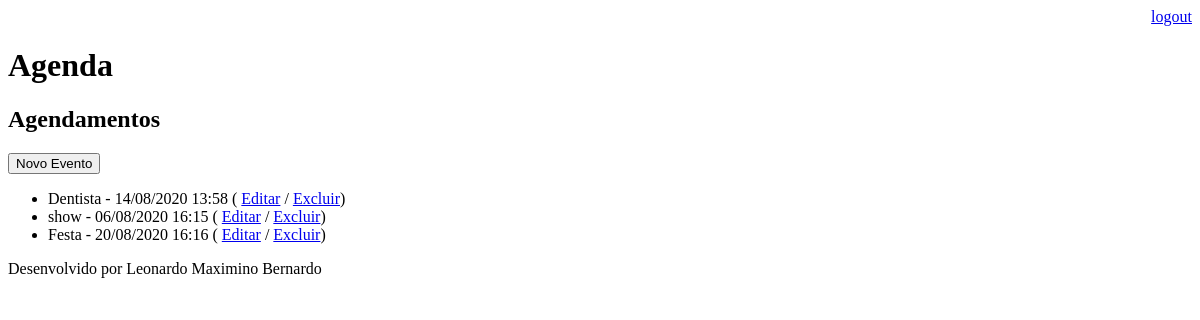
The page /agenda/ (signed in) on the database as committed earlier.
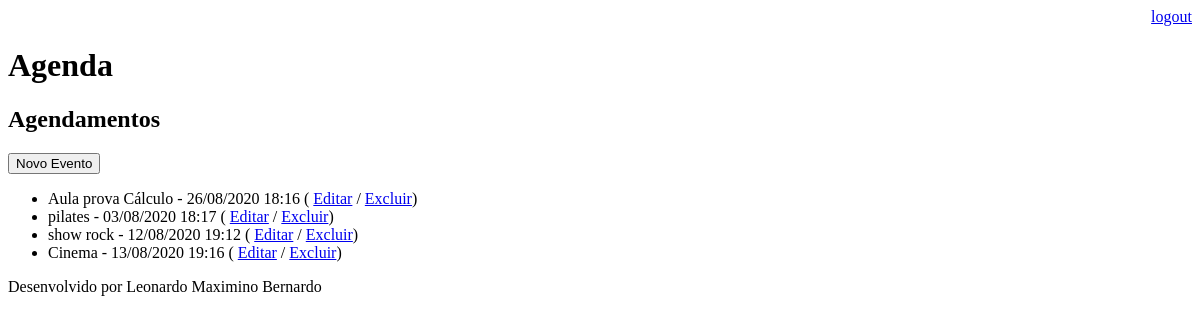
The same page on the database as committed later.
### core/models.py (models this page shows, shortened)
class Evento(models.Model):
    titulo = models.CharField(max_length=100)
    descricao = models.TextField(blank=True, null=True)
    data_evento = models.DateTimeField(verbose_name='Data do Evento')
    data_criacao = models.DateTimeField(auto_now=True)
    usuario = models.ForeignKey(User, on_delete=models.CASCADE)
    class Meta:
        db_table = 'evento'
    def get_data_evento(self):
        return self.data_evento.strftime('%d/%m/%Y %H:%M')

### core/views.py (the view)
# urls.py: path('agenda/', views.lista_eventos),
@login_required(login_url='/login/')
def lista_eventos(request):
    usuario = request.user
    evento = Evento.objects.filter(usuario=usuario)
    evento = Evento.objects.all()
    dados = {'eventos':evento}
    return render(request, 'agenda.html', dados)

### templates/agenda.html
{% extends "model-page.html"%}
{% block content %}
    <h2>Agendamentos</h2>
    <a href="evento/">
        <button type="button">Novo Evento</button>
    </a>
    <ul style="...">
	 {% for evento in eventos %}
	    <li>
	       {{ evento.titulo }} - {{evento.get_data_evento }}
               ( <a href="evento/?id={{ evento.id }}">Editar</a>
               / <a href="evento/delete/{{ evento.id }}/">Excluir</a>)
            </li>
	 {% endfor %}
    </ul>
{% endblock %}

### templates/model-page.html
<!DOCTYPE html>
<html lang="en">
<head>
    {% include "model-header.html" %}
</head>
<body>
    {% block content %} {% endblock %}
    {% include "model-footer.html" %}
</body>
</html>

### templates/model-header.html (shortened to what this page needs)
    <div align="right">
        <a href="/logout">logout</a>
    </div>
    <h1>Agenda</h1>

### templates/model-footer.html
<p>Desenvolvido por Leonardo Maximino Bernardo</p>

Rows that differ between the two databases and show on the page:
removed Evento: titulo "Dentista", get_data_evento "14/08/2020 13:58"
removed Evento: titulo "show", get_data_evento "06/08/2020 16:15"
removed Evento: titulo "Festa", get_data_evento "20/08/2020 16:16"
added Evento: titulo "Aula prova Cálculo", get_data_evento "26/08/2020 18:16"
added Evento: titulo "pilates", get_data_evento "03/08/2020 18:17"
added Evento: titulo "show rock", get_data_evento "12/08/2020 19:12"
added Evento: titulo "Cinema", get_data_evento "13/08/2020 19:16"
